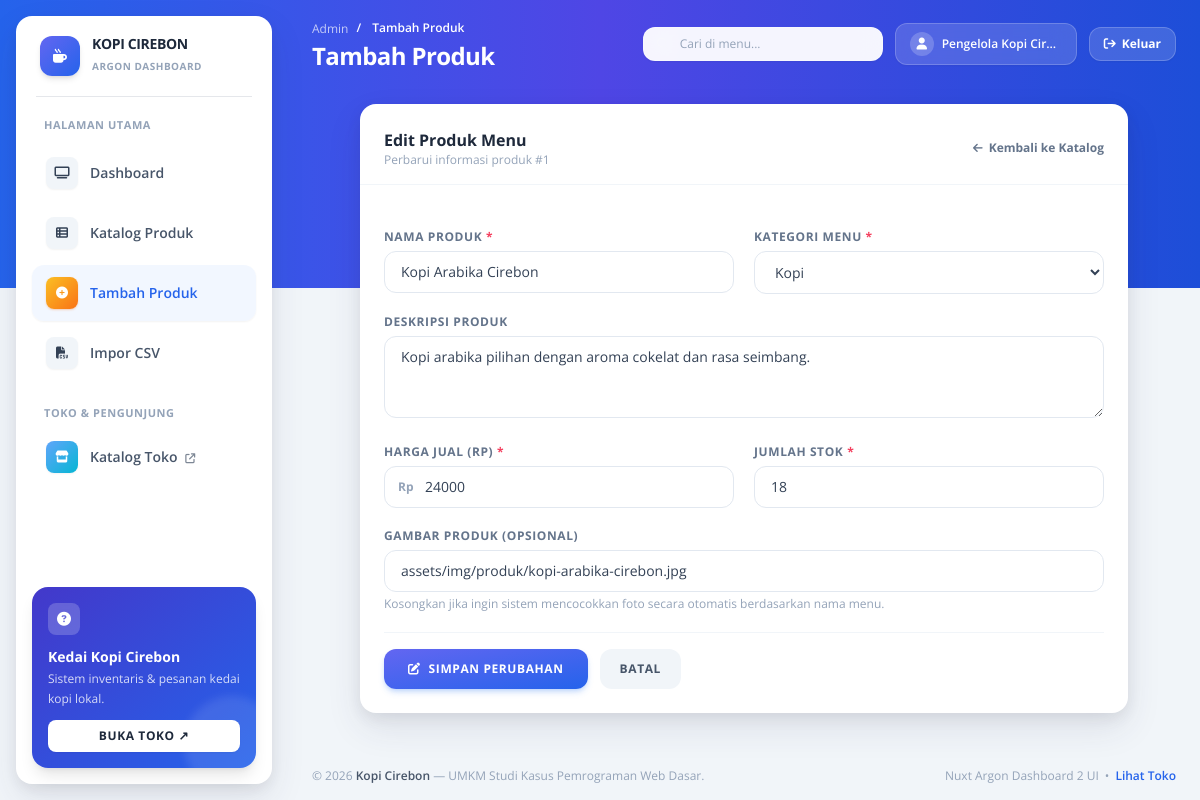
/admin.php?route=produk/tambah&id=1 (signed in), run on the app's committed database.
### tables this page shows
CREATE TABLE IF NOT EXISTS produk_umkm (
    id BIGINT UNSIGNED NOT NULL AUTO_INCREMENT,
    nama VARCHAR(120) NOT NULL,
    kategori ENUM('Kopi', 'Minuman', 'Kudapan') NOT NULL,
    deskripsi VARCHAR(1000) NOT NULL DEFAULT '',
    harga INT UNSIGNED NOT NULL,
    stok INT UNSIGNED NOT NULL DEFAULT 0,
    gambar VARCHAR(255) DEFAULT NULL,
    aktif TINYINT(1) NOT NULL DEFAULT 1,
    created_at TIMESTAMP NOT NULL DEFAULT CURRENT_TIMESTAMP,
    updated_at TIMESTAMP NOT NULL DEFAULT CURRENT_TIMESTAMP ON UPDATE CURRENT_TIMESTAMP,
    PRIMARY KEY (id),
    UNIQUE KEY uq_produk_nama_kategori (nama, kategori),
    KEY idx_produk_aktif_created (aktif, created_at),
    CONSTRAINT chk_produk_harga CHECK (harga > 0),
    CONSTRAINT chk_produk_stok CHECK (stok >= 0)
);

### auth/auth_check.php (called while the page is built, shortened)
<?php
function e(mixed $value): string
{
    return htmlspecialchars((string) $value, ENT_QUOTES, 'UTF-8');
}
function app_url(string $path = ''): string
{
    $appRoot = realpath(dirname(__DIR__));
    $documentRoot = realpath($_SERVER['DOCUMENT_ROOT'] ?? '');
    $basePath = '';
    if ($appRoot !== false && $documentRoot !== false) {
        $normalizedRoot = rtrim(str_replace('\\', '/', $appRoot), '/');
        $normalizedDocumentRoot = rtrim(str_replace('\\', '/', $documentRoot), '/');
        $documentPrefix = $normalizedDocumentRoot . '/';
    }
    return $basePath . '/' . ltrim($path, '/');
}

### modules/produk/tambah.php (the view, shortened to what this page needs)
<?php
$isEdit = false;
$editId = filter_var($_GET['id'] ?? null, FILTER_VALIDATE_INT);
$itemToEdit = null;
if ($editId !== false && $editId !== null && $editId > 0) {
    $fetchStmt = $pdo->prepare('SELECT * FROM produk_umkm WHERE id = :id LIMIT 1');
    $fetchStmt->execute(['id' => $editId]);
    $itemToEdit = $fetchStmt->fetch();
    if ($itemToEdit) {
        $isEdit = true;
    }
}
$valNama = $_POST['nama'] ?? ($itemToEdit['nama'] ?? '');
$valKategori = $_POST['kategori'] ?? ($itemToEdit['kategori'] ?? '');
$valDeskripsi = $_POST['deskripsi'] ?? ($itemToEdit['deskripsi'] ?? '');
$valHarga = $_POST['harga'] ?? ($itemToEdit['harga'] ?? '');
$valStok = $_POST['stok'] ?? ($itemToEdit['stok'] ?? '');
$valGambar = $_POST['gambar'] ?? ($itemToEdit['gambar'] ?? '');
?>
<section class="max-w-3xl mx-auto space-y-6">
    <div class="relative flex flex-col min-w-0 break-words bg-white shadow-argon-xl rounded-2xl border-0 overflow-hidden">
        <div class="p-6 pb-4 border-b border-slate-100 flex items-center justify-between">
            <div>
                <h3 class="text-base font-bold text-slate-800"><?= $isEdit ? 'Edit Produk Menu' : 'Tambah Menu Baru' ?></h3>
                <p class="text-xs text-slate-400"><?= $isEdit ? 'Perbarui informasi produk #' . (int) $editId : 'Lengkapi formulir untuk menambahkan varian menu ke katalog kedai.' ?></p>
            </div>
            <a href="<?= e(app_url('admin.php?route=produk')) ?>" class="text-xs font-bold text-slate-500 hover:text-blue-600 flex items-center gap-1.5 transition-colors">
                <i class="fa-solid fa-arrow-left text-[11px]"></i>
                <span>Kembali ke Katalog</span>
            </a>
        </div>
        <div class="p-6">
            <form id="product-form" method="post" class="space-y-5">
                <div class="grid grid-cols-1 md:grid-cols-2 gap-5">
                    <div>
                        <label class="block text-xs font-bold uppercase tracking-wider text-slate-500 mb-1.5">Nama Produk <span class="text-rose-500">*</span></label>
                        <input required minlength="2" maxlength="120" name="nama" placeholder="Contoh: Es Kopi Susu Aren" class="w-full rounded-xl border border-slate-200 px-4 py-2.5 text-sm text-slate-700 placeholder-slate-400 focus:outline-none focus:border-blue-500 focus:ring-2 focus:ring-blue-100 transition-all" value="<?= e($valNama) ?>">
                    </div>
                    <div>
                        <label class="block text-xs font-bold uppercase tracking-wider text-slate-500 mb-1.5">Kategori Menu <span class="text-rose-500">*</span></label>
                        <select required name="kategori" class="w-full rounded-xl border border-slate-200 bg-white px-4 py-2.5 text-sm text-slate-700 focus:outline-none focus:border-blue-500 focus:ring-2 focus:ring-blue-100 transition-all">
                            <?php foreach (['Kopi', 'Minuman', 'Kudapan'] as $category): ?>
                                <option value="<?= e($category) ?>" <?= $valKategori === $category ? 'selected' : '' ?>><?= e($category) ?></option>
                            <?php endforeach; ?>
                        </select>
                    </div>
                </div>
                <div>
                    <label class="block text-xs font-bold uppercase tracking-wider text-slate-500 mb-1.5">Deskripsi Produk</label>
                    <textarea maxlength="1000" name="deskripsi" rows="3" placeholder="Jelaskan cita rasa, racikan, atau keunikan menu ini…" class="w-full rounded-xl border border-slate-200 px-4 py-2.5 text-sm text-slate-700 placeholder-slate-400 focus:outline-none focus:border-blue-500 focus:ring-2 focus:ring-blue-100 transition-all"><?= e($valDeskripsi) ?></textarea>
                </div>
                <div class="grid grid-cols-1 md:grid-cols-2 gap-5">
                    <div>
                        <label class="block text-xs font-bold uppercase tracking-wider text-slate-500 mb-1.5">Harga Jual (Rp) <span class="text-rose-500">*</span></label>
                        <div class="relative">
                            <span class="absolute left-3.5 top-1/2 -translate-y-1/2 text-xs font-bold text-slate-400">Rp</span>
                            <input required type="number" min="1" max="1000000000" step="1" name="harga" placeholder="20000" class="w-full rounded-xl border border-slate-200 pl-10 pr-4 py-2.5 text-sm text-slate-700 placeholder-slate-400 focus:outline-none focus:border-blue-500 focus:ring-2 focus:ring-blue-100 transition-all" value="<?= e((string) $valHarga) ?>">
                        </div>
                    </div>
                    <div>
                        <label class="block text-xs font-bold uppercase tracking-wider text-slate-500 mb-1.5">Jumlah Stok <span class="text-rose-500">*</span></label>
                        <input required type="number" min="0" max="1000000" step="1" name="stok" placeholder="10" class="w-full rounded-xl border border-slate-200 px-4 py-2.5 text-sm text-slate-700 placeholder-slate-400 focus:outline-none focus:border-blue-500 focus:ring-2 focus:ring-blue-100 transition-all" value="<?= e((string) $valStok) ?>">
                    </div>
                </div>
                <div>
                    <label class="block text-xs font-bold uppercase tracking-wider text-slate-500 mb-1.5">Gambar Produk (Opsional)</label>
                    <input maxlength="255" name="gambar" placeholder="assets/img/produk/... atau URL gambar eksternal" class="w-full rounded-xl border border-slate-200 px-4 py-2.5 text-sm text-slate-700 placeholder-slate-400 focus:outline-none focus:border-blue-500 focus:ring-2 focus:ring-blue-100 transition-all" value="<?= e($valGambar) ?>">
                    <p class="mt-1 text-xs text-slate-400">Kosongkan jika ingin sistem mencocokkan foto secara otomatis berdasarkan nama menu.</p>
                </div>
                <div class="flex items-center gap-3 pt-4 border-t border-slate-100">
                    <button id="btn-submit-product" type="submit" class="inline-flex items-center gap-2 px-6 py-3 text-xs font-bold uppercase tracking-wider text-white bg-gradient-to-tl from-blue-600 to-indigo-500 rounded-xl shadow-md shadow-blue-500/25 hover:scale-[1.02] active:scale-95 transition-all cursor-pointer">
                        <i class="fa-solid fa-<?= $isEdit ? 'pen-to-square' : 'floppy-disk' ?> text-xs"></i>
                        <span><?= $isEdit ? 'Simpan Perubahan' : 'Simpan Produk' ?></span>
                    </button>
                    <a href="<?= e(app_url('admin.php?route=produk')) ?>" class="inline-flex items-center px-5 py-3 text-xs font-bold uppercase tracking-wider text-slate-600 bg-slate-100 hover:bg-slate-200 rounded-xl transition-all">
                        Batal
                    </a>
                </div>
            </form>
        </div>
    </div>
</section>

### data on the page
produk_umkm: nama "Kopi Arabika Cirebon", deskripsi "Kopi arabika pilihan dengan aroma cokelat dan rasa seimbang.", harga "24000", stok "18", gambar "assets/img/produk/kopi-arabika-cirebon.jpg"

### other printed values
$pageTitle "Tambah Produk"
$_SESSION['user_name'] "Pengelola Kopi Cir…"
$editId "1"
form field kategori "Kopi"
